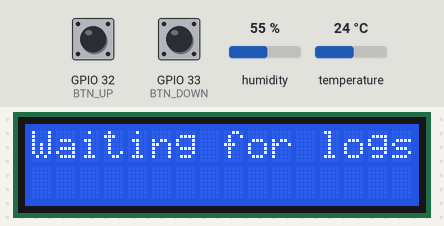
Simulated run of this program. Board: ESP32. Shown: 16×2 character LCD. Inputs (shaded band) come from the test bench; at power-on: humidity 55 %, temperature 24 °C, GPIO 32 (BTN_UP) HIGH, GPIO 33 (BTN_DOWN) HIGH. Storage starts empty; what the program prints to the serial monitor is not drawn.

Above: at 1.2 s.
At 3.6 s:
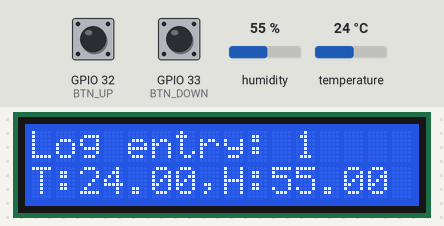
3.7 s: humidity set to 22 %
At 7.3 s:
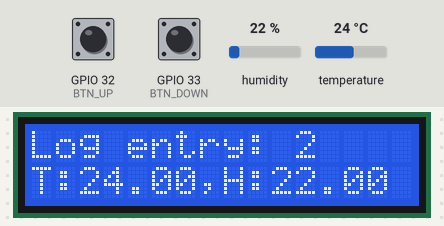
10.5 s: temperature set to 12 °C
At 13.0 s:
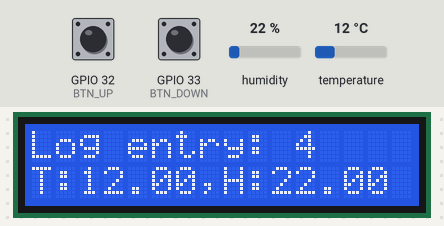
16.5 s: GPIO 32 (BTN_UP) pulled LOW for 0.15 s
Timing chart, 0 to 19.5 s (numbered marks = the images above; inputs shaded):
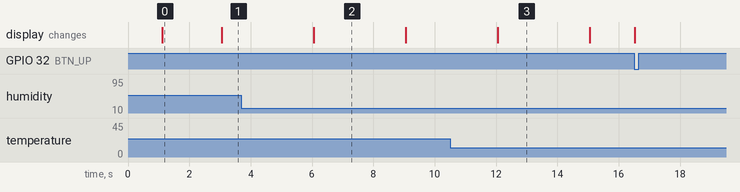

Measured:
- what the display in image 0 shows lasts 2.0 s, from 1.1 s to 3.1 s
- what the display in image 2 shows lasts 3.0 s, from 6.1 s to 9.1 s

The program:

main.cpp
```cpp
#include "config.h"
#include "helper.h"

DHT dht(DHT_PIN, DHT_TYPE); // DHT11
LiquidCrystal_I2C lcd(LCD_ADDR, LCD_COLS, LCD_ROWS); // 16x2 LCD display
std::vector<String> logEntries; // vector to store log entries

int currIndex = 0; // index for logging new entries
int displayIndex = 0; // index for displaying entries to LCD
bool autoScroll = true; // default scroll feature
unsigned long lastLog = 0;

void setup() {
    Serial.begin(115200); // serial monitoring

    // init DHT11
    dht.begin();

    // init buttons
    pinMode(BTN_UP, INPUT_PULLUP);
    pinMode(BTN_DOWN, INPUT_PULLUP);

    // init LCD
    Wire.begin(SDA_PIN, SCL_PIN);
    lcd.init();
    lcd.backlight();
    lcd.clear();
    lcd.print("Initializing...");
    delay(1000);

    // init SD card
    if (!SD_MMC.begin("/sdcard", true)) {  // 1-bit mode for SD card
        lcd.clear();
        lcd.print("SD card init failed!");
        while (true);
    }

    // SD_MMC.remove("/log.csv");

    if (logEntries.empty()) {
        lcd.clear();
        lcd.print("Waiting for logs...");
        delay(1000);
    } else {
        currIndex = logEntries.size() - 1;
        displayCurrentLog();
    }
}

void loop() {
    handleButtonScroll();

    if (millis() - lastLog >= LOG_INTERVAL) {
        lastLog = millis();
        logNewReading();
    }
}
```

helper.h
```cpp
#ifndef HELPER_H
#define HELPER_H

#include <Arduino.h>
#include <DHT.h>
#include <SD_MMC.h>
#include <LiquidCrystal_I2C.h>
#include <vector>

extern DHT dht;
extern LiquidCrystal_I2C lcd;
extern std::vector<String> logEntries;

extern int currIndex;
extern int displayIndex;
extern bool autoScroll;

// function prototypes
void logNewReading();
void loadLogEntries();
void displayCurrentLog();
void handleButtonScroll();

#endif
```

helper.cpp
```cpp
#include "config.h"
#include "helper.h"

// function to log new reading to SD card
void logNewReading() {

    // read temp and humidity
    float temp = dht.readTemperature();
    float hum = dht.readHumidity();

    if (isnan(temp) || isnan(hum)) {
        Serial.println("Failed to read from DHT11");
        return;
    }

    // string fromatting for output
    String logEntry = "T:" + String(temp) + "," + "H:" + String(hum);

    // open 'log.csv' file for writing
    File file = SD_MMC.open("/log.csv", FILE_APPEND);
    if (!file) {
        Serial.println("Failed to open file");
        return;
    }

    // write entry log to SD card
    file.println(logEntry);
    file.close();

    // print entry for serial debugging
    Serial.print("Logged: ");
    Serial.println(logEntry);

    logEntries.push_back(logEntry); // add new entry to vector

    currIndex = logEntries.size() - 1;

    if (autoScroll) {
        displayIndex = currIndex; // automatically scroll to latest log if autoscroll is enabled
        displayCurrentLog();
    }
}

// function to load log entries from SD card
void loadLogEntries() {
    logEntries.clear();

    File file = SD_MMC.open("/log.csv");
    if (!file) {
        Serial.println("Failed to open log file");
        //lcd.clear();
        //lcd.print("Waiting for logs...");
        return;
    }

    while (file.available()) {
        logEntries.push_back(file.readStringUntil('\n')); // append entry to log file
    }

    file.close();
}

// function to display current log to display
void displayCurrentLog() {
    lcd.clear();
    if (logEntries.empty()) {
        lcd.setCursor(0,0);
        lcd.print("No entries found");
        return;
    }

    lcd.setCursor(0,0);
    lcd.print("Log entry: " + String(displayIndex + 1));
    lcd.setCursor(0,1);
    lcd.print(logEntries[displayIndex].substring(0,16)); // trim to include first 16 chars
}

// function to handle button scroll on display
void handleButtonScroll() {
    static unsigned long lastPress = 0;
    static bool btnUpPrev = HIGH;
    static bool btnDownPrev = HIGH;

    bool btnUpNow = digitalRead(BTN_UP);
    bool btnDownNow = digitalRead(BTN_DOWN);

    if (millis() - lastPress >= 200) {
        // UP button pressed
        if (btnUpPrev == HIGH && btnUpNow == LOW && displayIndex > 0) {
            displayIndex--;
            autoScroll = false; // turn off autoscroll
            lastPress = millis();
            displayCurrentLog();
        }

        // DOWN button pressed
        else if (btnDownPrev == HIGH && btnDownNow == LOW && displayIndex < (int)logEntries.size() - 1) {
            displayIndex++;
            lastPress = millis();
            displayCurrentLog();

            // re-enable autoscroll if user reaches end of log entries
            if (displayIndex == (int)logEntries.size() - 1) autoScroll = true;
        }
    }

    btnUpPrev = btnUpNow;
    btnDownPrev = btnDownNow;
}
```

config.h
```cpp
#ifndef CONFIG_H
#define CONFIG_H

// pin and type definitions
#define DHT_PIN 4
#define DHT_TYPE DHT11
#define BTN_UP 32
#define BTN_DOWN 33
#define SDA_PIN 21
#define SCL_PIN 22

// I2C LCD
#define LCD_ADDR 0x27
#define LCD_COLS 16
#define LCD_ROWS 2

// logging interval
#define LOG_INTERVAL 3000

#endif
```
